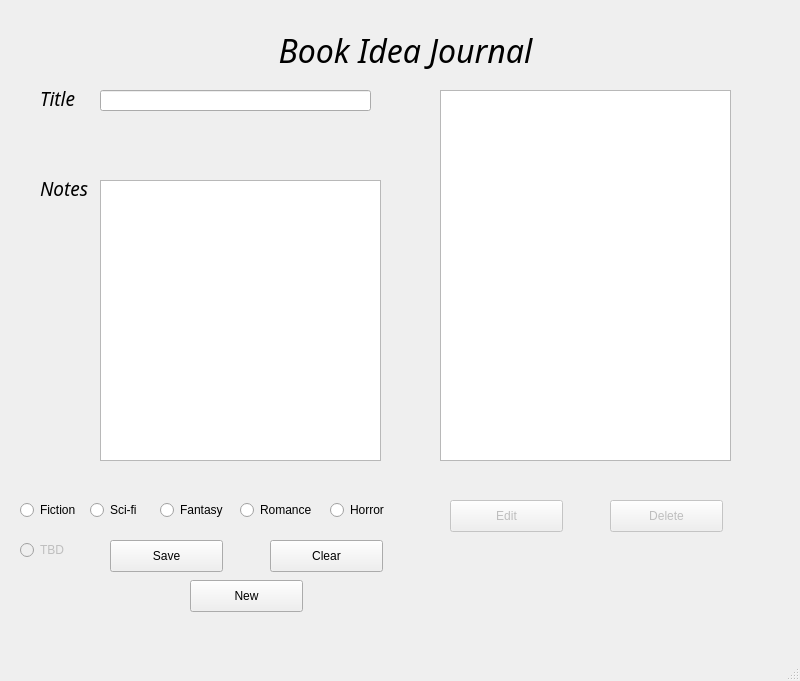
<?xml version="1.0" encoding="UTF-8"?>
<ui version="4.0">
 <class>MainWindow</class>
 <widget class="QMainWindow" name="MainWindow">
  <property name="geometry">
   <rect>
    <x>0</x>
    <y>0</y>
    <width>800</width>
    <height>681</height>
   </rect>
  </property>
  <property name="windowTitle">
   <string>MainWindow</string>
  </property>
  <widget class="QWidget" name="centralwidget">
   <widget class="QLabel" name="label">
    <property name="geometry">
     <rect>
      <x>190</x>
      <y>10</y>
      <width>431</width>
      <height>81</height>
     </rect>
    </property>
    <property name="font">
     <font>
      <family>Marker Felt</family>
      <pointsize>24</pointsize>
      <italic>true</italic>
     </font>
    </property>
    <property name="text">
     <string>Book Idea Journal</string>
    </property>
    <property name="alignment">
     <set>Qt::AlignCenter</set>
    </property>
   </widget>
   <widget class="QLabel" name="label_2">
    <property name="geometry">
     <rect>
      <x>40</x>
      <y>90</y>
      <width>60</width>
      <height>16</height>
     </rect>
    </property>
    <property name="font">
     <font>
      <family>Marker Felt</family>
      <pointsize>14</pointsize>
      <italic>true</italic>
     </font>
    </property>
    <property name="text">
     <string>Title</string>
    </property>
   </widget>
   <widget class="QLabel" name="label_3">
    <property name="geometry">
     <rect>
      <x>40</x>
      <y>180</y>
      <width>60</width>
      <height>16</height>
     </rect>
    </property>
    <property name="font">
     <font>
      <family>Marker Felt</family>
      <pointsize>14</pointsize>
      <italic>true</italic>
     </font>
    </property>
    <property name="text">
     <string>Notes</string>
    </property>
   </widget>
   <widget class="QLineEdit" name="line_title">
    <property name="geometry">
     <rect>
      <x>100</x>
      <y>90</y>
      <width>271</width>
      <height>21</height>
     </rect>
    </property>
   </widget>
   <widget class="QTextEdit" name="multi_notes">
    <property name="geometry">
     <rect>
      <x>100</x>
      <y>180</y>
      <width>281</width>
      <height>281</height>
     </rect>
    </property>
   </widget>
   <widget class="QListWidget" name="list_saved">
    <property name="geometry">
     <rect>
      <x>440</x>
      <y>90</y>
      <width>291</width>
      <height>371</height>
     </rect>
    </property>
    <property name="focusPolicy">
     <enum>Qt::ClickFocus</enum>
    </property>
   </widget>
   <widget class="QPushButton" name="button_save">
    <property name="geometry">
     <rect>
      <x>110</x>
      <y>540</y>
      <width>113</width>
      <height>32</height>
     </rect>
    </property>
    <property name="text">
     <string>Save</string>
    </property>
   </widget>
   <widget class="QPushButton" name="button_clear">
    <property name="geometry">
     <rect>
      <x>270</x>
      <y>540</y>
      <width>113</width>
      <height>32</height>
     </rect>
    </property>
    <property name="text">
     <string>Clear</string>
    </property>
   </widget>
   <widget class="QPushButton" name="button_edit">
    <property name="enabled">
     <bool>false</bool>
    </property>
    <property name="geometry">
     <rect>
      <x>450</x>
      <y>500</y>
      <width>113</width>
      <height>32</height>
     </rect>
    </property>
    <property name="text">
     <string>Edit</string>
    </property>
   </widget>
   <widget class="QPushButton" name="button_del">
    <property name="enabled">
     <bool>false</bool>
    </property>
    <property name="geometry">
     <rect>
      <x>610</x>
      <y>500</y>
      <width>113</width>
      <height>32</height>
     </rect>
    </property>
    <property name="text">
     <string>Delete</string>
    </property>
   </widget>
   <widget class="QRadioButton" name="radio_fic">
    <property name="geometry">
     <rect>
      <x>20</x>
      <y>500</y>
      <width>71</width>
      <height>20</height>
     </rect>
    </property>
    <property name="text">
     <string>Fiction</string>
    </property>
   </widget>
   <widget class="QRadioButton" name="radio_sci">
    <property name="geometry">
     <rect>
      <x>90</x>
      <y>500</y>
      <width>61</width>
      <height>20</height>
     </rect>
    </property>
    <property name="text">
     <string>Sci-fi</string>
    </property>
   </widget>
   <widget class="QRadioButton" name="radio_fan">
    <property name="geometry">
     <rect>
      <x>160</x>
      <y>500</y>
      <width>81</width>
      <height>20</height>
     </rect>
    </property>
    <property name="text">
     <string>Fantasy</string>
    </property>
   </widget>
   <widget class="QRadioButton" name="radio_rom">
    <property name="geometry">
     <rect>
      <x>240</x>
      <y>500</y>
      <width>100</width>
      <height>20</height>
     </rect>
    </property>
    <property name="text">
     <string>Romance</string>
    </property>
   </widget>
   <widget class="QRadioButton" name="radio_hor">
    <property name="geometry">
     <rect>
      <x>330</x>
      <y>500</y>
      <width>100</width>
      <height>20</height>
     </rect>
    </property>
    <property name="text">
     <string>Horror</string>
    </property>
   </widget>
   <widget class="QPushButton" name="button_new">
    <property name="geometry">
     <rect>
      <x>190</x>
      <y>580</y>
      <width>113</width>
      <height>32</height>
     </rect>
    </property>
    <property name="text">
     <string>New</string>
    </property>
   </widget>
   <widget class="QRadioButton" name="radio_tbd">
    <property name="enabled">
     <bool>false</bool>
    </property>
    <property name="geometry">
     <rect>
      <x>20</x>
      <y>540</y>
      <width>100</width>
      <height>20</height>
     </rect>
    </property>
    <property name="text">
     <string>TBD</string>
    </property>
   </widget>
  </widget>
  <widget class="QMenuBar" name="menubar">
   <property name="geometry">
    <rect>
     <x>0</x>
     <y>0</y>
     <width>800</width>
     <height>37</height>
    </rect>
   </property>
  </widget>
  <widget class="QStatusBar" name="statusbar"/>
 </widget>
 <resources/>
 <connections/>
</ui>
